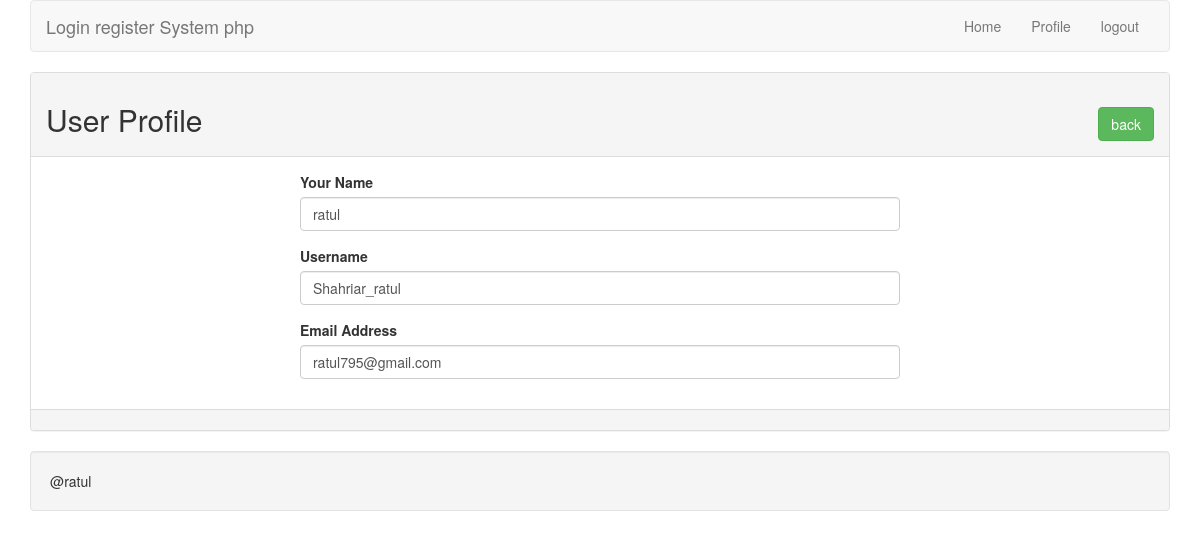
The page /profile.php?id=2 (signed in) on the database its author committed.
### tables this page shows
CREATE TABLE IF NOT EXISTS `tbl_user` (
  `id` int(11) NOT NULL AUTO_INCREMENT,
  `name` varchar(255) NOT NULL,
  `username` varchar(255) NOT NULL,
  `email` varchar(255) NOT NULL,
  `password` varchar(255) NOT NULL,
  PRIMARY KEY (`id`)
);

### lib/User.php (called while the page is built, shortened)
<?php
include 'Database.php';
class User{
    private $db;
    public function __construct(){
        $this->db=new Database();
    }
    public function getUserById($id){
      $sql = "SELECT * FROM tbl_user WHERE id = :id LIMIT 1";
      $query = $this->db->pdo->prepare($sql);
      $query->bindValue(':id',$id);
      $query->execute();
      $result = $query->fetch(PDO::FETCH_OBJ);
      return $result;
    }
}
 ?>

### lib/Database.php (called while the page is built)
<?php
class Database{
  private $hostdb = "localhost";
  private $userdb = "root";
  private $passdb = "";
  private $namedb = "raw_php_login";
  public $pdo;
    public function __construct(){
      if(!isset($this->pdo)){
        try{
          $link= new PDO("mysql:host=".$this->hostdb.";dbname=".$this->namedb,$this->userdb,$this->passdb);
          $link->setAttribute(PDO::ATTR_ERRMODE, PDO::ERRMODE_EXCEPTION);
          $link->exec("SET CHARACTER SET utf8");
          $this->pdo =$link;
        }catch(PDOException $e){
            die("fail to connect with database".$e->getMessage());
        }
      }
    }
}
 ?>

### profile.php (the view, shortened to what this page needs)
<?php
  include 'lib/user.php';
  include 'inc/file/header.php';
?>
  <?php
    if(isset($_GET['id'])){
      $userid = (int)$_GET['id'];
    }
   ?>
   <?php
       $user=new User();
    ?>
<div class="panel panel-default">
    <div class="panel-heading">
      <h2>User Profile <span class="pull-right"><a href="index.php" class="btn btn-success"> back</a></span> </h2>
    </div>
      <div class="panel-body">
        <div style="max-width:600px; margin:0 auto">
        <?php
          $userdata=$user->getUserById($userid);
          if($userdata){
         ?>
        <form  action="" method="POST">
          <div class="form-group">
            <label for="name">Your Name</label>
            <input type="text" id="name" name="name" class="form-control" value="<?php  echo $userdata->name;  ?>" />
          </div>
          <div class="form-group">
            <label for="name">Username</label>
            <input type="text" id="username" name="username" class="form-control" value="<?php  echo $userdata->username;  ?>" />
          </div>
          <div class="form-group">
            <label for="Email">Email Address</label>
            <input type="text" id="email" name="email" class="form-control"  value="<?php  echo $userdata->email;  ?>" />
          </div>
        </form>
        <?php
              }
       ?>
          </div>
      </div>
      <div class="panel-footer">
      </div>
    </div>
<?php include 'inc/file/footer.php'; ?>

### rows shown on the page
tbl_user: name "ratul", username "Shahriar_ratul", email "ratul795@gmail.com"
